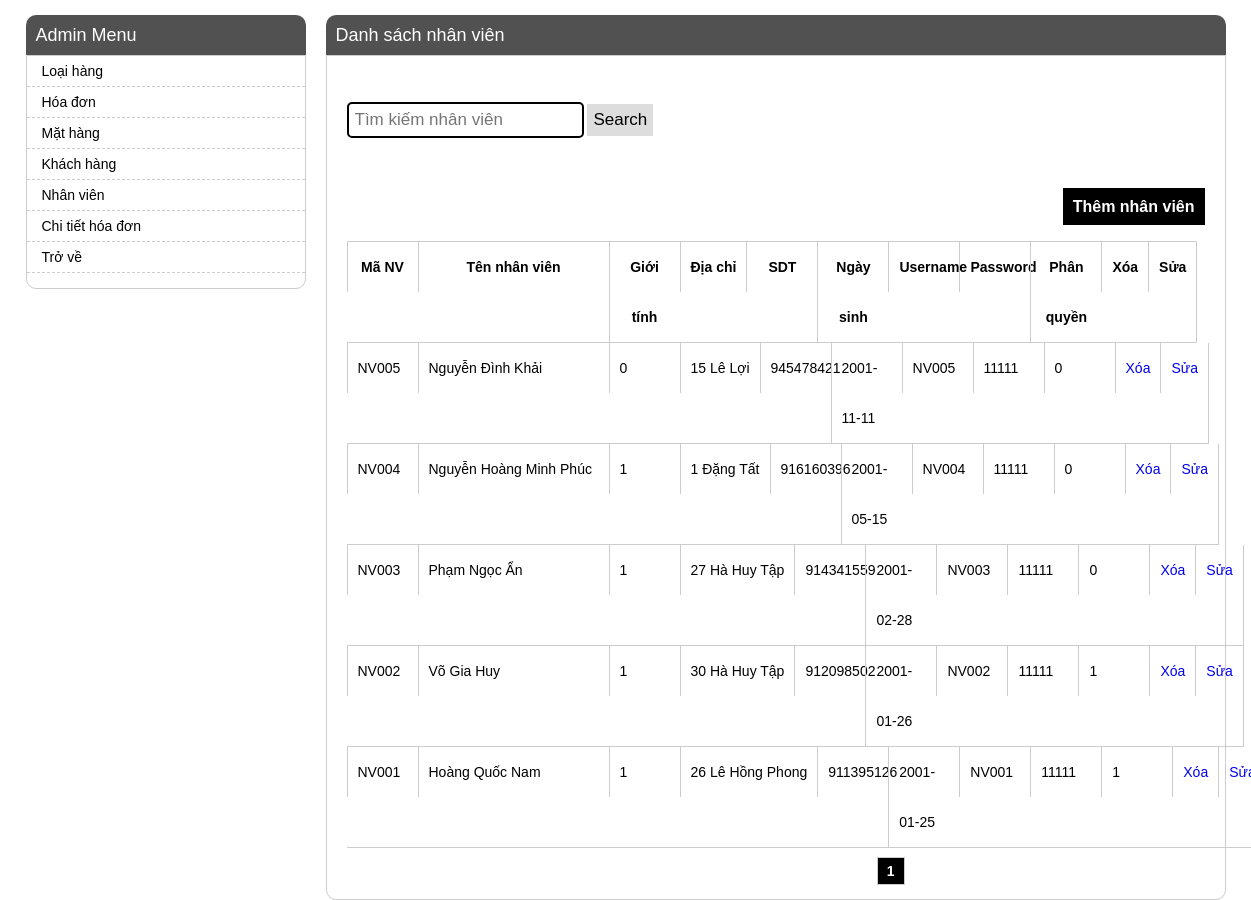
The page /Web/admin/employee/employee_listing.php on the database its author committed.
### tables this page shows
CREATE TABLE `nhanvien` (
  `MaNV` varchar(5) NOT NULL,
  `TenNV` varchar(50) NOT NULL,
  `Gioitinh` tinyint(1) NOT NULL,
  `DiaChi` varchar(50) NOT NULL,
  `DienThoai` int(10) NOT NULL,
  `NgaySinh` date NOT NULL,
  `username` varchar(5) NOT NULL,
  `password` int(10) NOT NULL,
  `PhanQuyen` int(11) NOT NULL
);

### Web/function.php (called while the page is built, shortened)
<?php
abstract class SQL{
    private $user;
    private $username;
    private $password;
    private $db_name;
    private $connect;
    function __construct($user="",$username="",$password="",$db_name)
    {
        $this->user = $user;
        $this->username = $username;
        $this->password = $password;
        $this->db_name = $db_name;
    }
    public function connectDB(){
        return $this->connect = new mysqli($this->user,$this->username,$this->password,$this->db_name);
    }
    function queryDB($str_query = ""){
        return mysqli_query($this->connect,$str_query);
    }
}
$ql_quanaonam = new ql_quanaonam("localhost","root","","ql_quanaonam");
?>

### Web/admin/employee/employee_listing.php (the view, shortened to what this page needs)
<?php
include_once('../admin_header/admin_header.php');
include_once('../../function.php');
    $ql_quanaonam->connectDB();
    $ql_quanaonam->getConnect()->select_db("ql_quanaonam");
    $item_per_page = (!empty($_GET['per_page'])) ? $_GET['per_page'] : 10;
    $current_page = (!empty($_GET['page'])) ? $_GET['page'] : 1;
    $offset = ($current_page - 1) * $item_per_page;
    $employees = $ql_quanaonam->queryDB("SELECT *  FROM `nhanvien` ORDER BY `MaNV` DESC LIMIT " . $item_per_page . " OFFSET " . $offset);
?>
    <div class="main-content">
        <h1>Danh sách nhân viên</h1>
        <div class="employee">
            <form class="form-search" action="" method="GET">
                <input type="text" name="search" value="<?php if(isset($_GET['search'])){echo $_GET['search'];} ?>" class ="form-control" placeholder="Tìm kiếm nhân viên">
                <button type="submit" class="btn-submit">Search</button>
            </form>
            <div class="buttons">
                <a href="./employee_adding.php">Thêm nhân viên</a>
            </div>
            <ul>
                <li class="product-item-heading">
                    <div class="employee-prop employee-name">Mã NV</div>
                    <div class="employee-prop employee-name2">Tên nhân viên</div>
                    <div class="employee-prop employee-name">Giới tính</div>
                    <div class="employee-prop employee-name3">Địa chỉ</div>
                    <div class="employee-prop employee-name">SDT</div>
                    <div class="employee-prop employee-name">Ngày sinh</div>
                    <div class="employee-prop employee-name">Username</div>
                    <div class="employee-prop employee-name">Password</div>
                    <div class="employee-prop employee-name">Phân quyền</div>
                    <div class="employee-prop employee-button">
                        Xóa
                    </div>
                    <div class="employee-prop employee-button">
                        Sửa
                    </div>
                </li>
                <?php
                while ($row = mysqli_fetch_array($employees)) {
                    ?>
                    <li>
                        <div class="employee-prop employee-name"><?= $row['MaNV'] ?></div>
                        <div class="employee-prop employee-name2"><?= $row['TenNV'] ?></div>
                        <div class="employee-prop employee-name"><?= $row['Gioitinh'] ?></div>
                        <div class="employee-prop employee-name3"><?= $row['DiaChi'] ?></div>
                        <div class="employee-prop employee-name"><?= $row['DienThoai'] ?></div>
                        <div class="employee-prop employee-name"><?= $row['NgaySinh'] ?></div>
                        <div class="employee-prop employee-name"><?= $row['username'] ?></div>
                        <div class="employee-prop employee-name"><?= $row['password'] ?></div>
                        <div class="employee-prop employee-name"><?= $row['PhanQuyen'] ?></div>
                        <div class="employee-prop employee-button">
                            <a href="./employee_deleting.php?MaNV=<?= $row['MaNV'] ?>">Xóa</a>
                        </div>
                        <div class="employee-prop employee-button">
                            <a href="./employee_editing.php?MaNV=<?= $row['MaNV'] ?>">Sửa</a>
                        </div>
                    </li>
                <?php } ?>
            </ul>
            <?php
            include '../pagination.php';
            ?>
        </div>
    </div>

### Web/admin/admin_style.css (style rules this page uses)
body { font-family: arial; padding: 0; margin: 0; font-size: 14px; }
h1 { text-align: center; }
.form-search { padding-bottom: 20px; }
.form-control { padding: 6px; margin-top: 8px; font-size: 17px; border: 2px solid black; border-radius: 5px; }
.btn-submit { padding: 6px; margin-bottom: 32px; margin-top: 28px; background: #ddd; font-size: 17px; border: none; cursor: pointer; }
.product-item-heading { text-align: center; font-weight: bold; }
.buttons { text-align: right; font-weight: bold; font-size: 16px; margin-bottom: 15px; line-height: 38px; }
.buttons a { color: #FFF; padding: 10px; background: #000; }
a { text-decoration: none; }
.main-content { float: left; width: 900px; margin-left: 20px; }
.main-content h1 { margin: 0; text-align: left; background: #525151; color: #fff; font-size: 18px; font-weight: normal; line-height: 40px; border-radius: 10px 10px 0 0; padding: 0 10px; }
.employee { padding: 20px; border: 1px solid #ccc; border-radius: 0 0 10px 10px; }
.employee ul { padding: 0; margin: 0; }
.employee ul li { list-style: none; width: max-content; border: 1px solid #ccc; border-top: 0; border-left: 0; }
.employee ul li:first-child { border-top: 1px solid #ccc; width: max-content; }
.employee-prop { float: left; border-left: 1px solid #ccc; line-height: 50px; padding: 0 10px; }
.employee-name { padding-left: 10px; border-right: 0; float: left; width: 50px; }
.employee-name2 { padding-left: 10px; border-right: 0; float: left; width: 170px; }

### rows shown on the page
nhanvien: MaNV "NV005", TenNV "Nguyễn Đình Khải", Gioitinh "0", DiaChi "15 Lê Lợi", DienThoai "945478421", NgaySinh "2001-11-11", username "NV005", password "11111", PhanQuyen "0"
nhanvien: MaNV "NV004", TenNV "Nguyễn Hoàng Minh Phúc", Gioitinh "1", DiaChi "1 Đặng Tất", DienThoai "916160396", NgaySinh "2001-05-15", username "NV004", password "11111", PhanQuyen "0"
nhanvien: MaNV "NV003", TenNV "Phạm Ngọc Ẩn", Gioitinh "1", DiaChi "27 Hà Huy Tập", DienThoai "914341559", NgaySinh "2001-02-28", username "NV003", password "11111", PhanQuyen "0"
nhanvien: MaNV "NV002", TenNV "Võ Gia Huy", Gioitinh "1", DiaChi "30 Hà Huy Tập", DienThoai "912098502", NgaySinh "2001-01-26", username "NV002", password "11111", PhanQuyen "1"
nhanvien: MaNV "NV001", TenNV "Hoàng Quốc Nam", Gioitinh "1", DiaChi "26 Lê Hồng Phong", DienThoai "911395126", NgaySinh "2001-01-25", username "NV001", password "11111", PhanQuyen "1"
